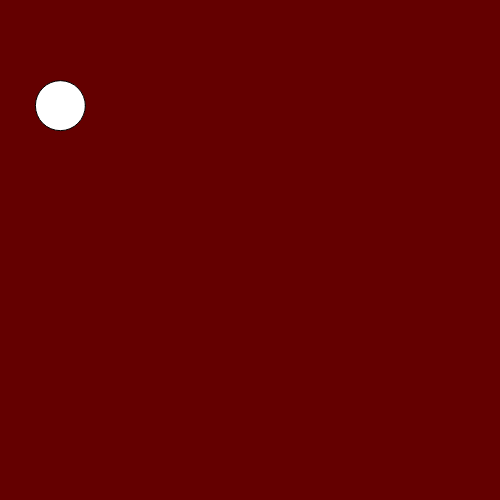
Frame 1 (no input)
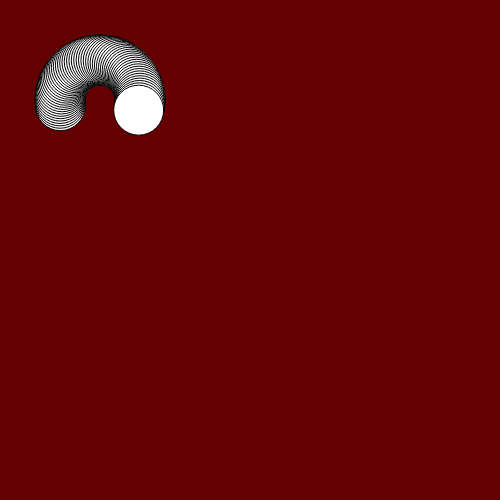
Frame 60 (no input)
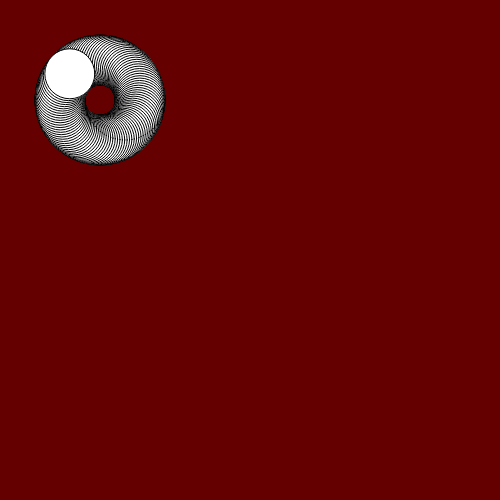
Frame 120 (the mouse pressed at the canvas centre since frame 60)

The p5.js sketch that drew these frames (run headless with seeded random() and noise() and a simulated clock; from frame 60 on, the mouse is pressed at the canvas centre):

// p5.js sketch
// ── sketch.js
var m=3.00, r=20, x,y;

function setup(){
	createCanvas(500, 500);
	background(100,0,0);
	strokeWeight(1);
	smooth();
}

function draw()
{
  x= 100+r*cos(m)*2;
  y= 100+r*sin(m)*2;
	m=m+0.06;

  ellipse(x,y,50,50);

}
